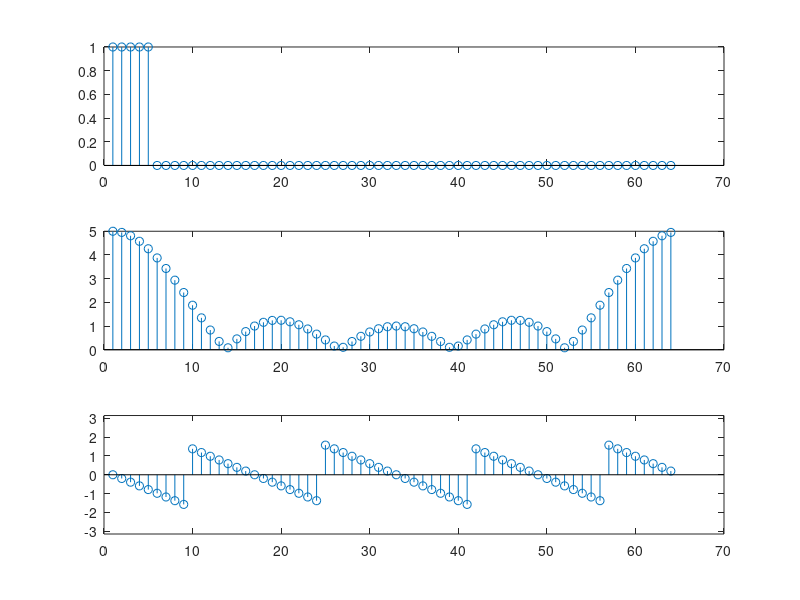

Here is the MATLAB script that generated this plot:
clear all; close all; clc;

n=0:1:63;
y=[1 1 1 1 1 zeros(1,59)]
yf = fft(y);
yfa = abs(yf);
ya = atan(imag(yf)./real(yf));

figure(1)
subplot(3,1,1), stem(y)
subplot(3,1,2), stem(yfa)
subplot(3,1,3), stem(ya); ylim([-3.14, 3.14])
